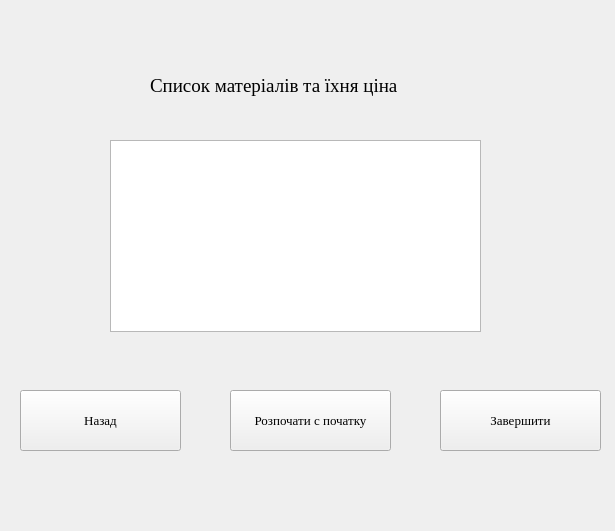
<?xml version="1.0" encoding="UTF-8"?>
<ui version="4.0">
 <class>Form</class>
 <widget class="QWidget" name="Form">
  <property name="geometry">
   <rect>
    <x>0</x>
    <y>0</y>
    <width>615</width>
    <height>531</height>
   </rect>
  </property>
  <property name="windowTitle">
   <string>Form</string>
  </property>
  <property name="windowIcon">
   <iconset>
    <normaloff>1cc8d4a6a2887211353d7d194ad2ab92.jpg</normaloff>1cc8d4a6a2887211353d7d194ad2ab92.jpg</iconset>
  </property>
  <widget class="QLabel" name="label">
   <property name="geometry">
    <rect>
     <x>150</x>
     <y>60</y>
     <width>301</width>
     <height>51</height>
    </rect>
   </property>
   <property name="font">
    <font>
     <family>Times New Roman</family>
     <pointsize>14</pointsize>
    </font>
   </property>
   <property name="text">
    <string>Список матеріалів та їхня ціна</string>
   </property>
  </widget>
  <widget class="QTextBrowser" name="textBrowser">
   <property name="geometry">
    <rect>
     <x>110</x>
     <y>140</y>
     <width>371</width>
     <height>192</height>
    </rect>
   </property>
  </widget>
  <widget class="QPushButton" name="pushButton">
   <property name="geometry">
    <rect>
     <x>20</x>
     <y>390</y>
     <width>161</width>
     <height>61</height>
    </rect>
   </property>
   <property name="font">
    <font>
     <family>Times New Roman</family>
     <pointsize>10</pointsize>
    </font>
   </property>
   <property name="text">
    <string>Назад</string>
   </property>
  </widget>
  <widget class="QPushButton" name="pushButton_2">
   <property name="geometry">
    <rect>
     <x>230</x>
     <y>390</y>
     <width>161</width>
     <height>61</height>
    </rect>
   </property>
   <property name="font">
    <font>
     <family>Times New Roman</family>
     <pointsize>10</pointsize>
    </font>
   </property>
   <property name="text">
    <string>Розпочати с початку</string>
   </property>
  </widget>
  <widget class="QPushButton" name="pushButton_3">
   <property name="geometry">
    <rect>
     <x>440</x>
     <y>390</y>
     <width>161</width>
     <height>61</height>
    </rect>
   </property>
   <property name="font">
    <font>
     <family>Times New Roman</family>
     <pointsize>10</pointsize>
    </font>
   </property>
   <property name="text">
    <string>Завершити</string>
   </property>
  </widget>
 </widget>
 <resources/>
 <connections/>
</ui>
